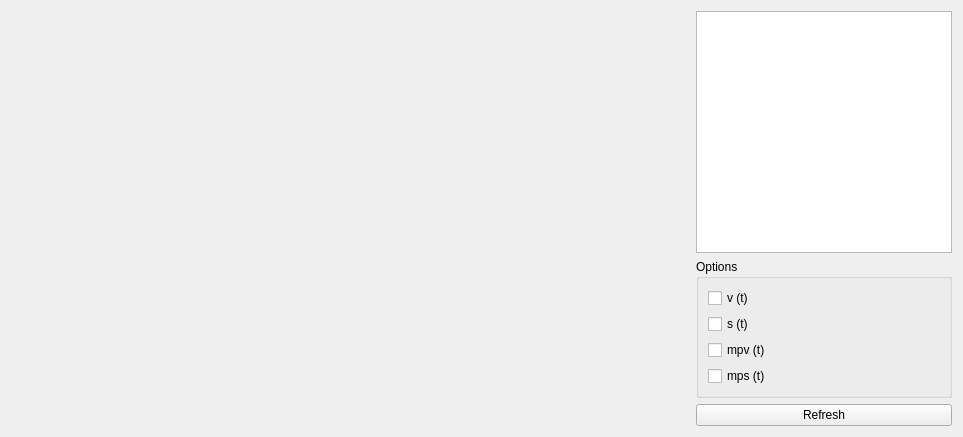
<?xml version="1.0" encoding="UTF-8"?>
<ui version="4.0">
 <class>Form</class>
 <widget class="QWidget" name="Form">
  <property name="geometry">
   <rect>
    <x>0</x>
    <y>0</y>
    <width>963</width>
    <height>437</height>
   </rect>
  </property>
  <property name="windowTitle">
   <string>Form</string>
  </property>
  <layout class="QHBoxLayout" name="horizontalLayout">
   <item>
    <widget class="QWidget" name="widget" native="true">
     <property name="sizePolicy">
      <sizepolicy hsizetype="Preferred" vsizetype="Preferred">
       <horstretch>1</horstretch>
       <verstretch>0</verstretch>
      </sizepolicy>
     </property>
     <property name="minimumSize">
      <size>
       <width>500</width>
       <height>300</height>
      </size>
     </property>
     <layout class="QHBoxLayout" name="horizontalLayout_2">
      <item>
       <layout class="QVBoxLayout" name="plotLayout"/>
      </item>
     </layout>
    </widget>
   </item>
   <item>
    <layout class="QVBoxLayout" name="verticalLayout_2">
     <item>
      <widget class="QListWidget" name="carListWidget"/>
     </item>
     <item>
      <widget class="QGroupBox" name="groupBox">
       <property name="title">
        <string>Options</string>
       </property>
       <layout class="QVBoxLayout" name="verticalLayout">
        <item>
         <widget class="QCheckBox" name="v_t">
          <property name="text">
           <string>v (t)</string>
          </property>
         </widget>
        </item>
        <item>
         <widget class="QCheckBox" name="s_t">
          <property name="text">
           <string>s (t)</string>
          </property>
         </widget>
        </item>
        <item>
         <widget class="QCheckBox" name="mpv_t">
          <property name="text">
           <string>mpv (t)</string>
          </property>
         </widget>
        </item>
        <item>
         <widget class="QCheckBox" name="mps_t">
          <property name="text">
           <string>mps (t)</string>
          </property>
         </widget>
        </item>
       </layout>
      </widget>
     </item>
     <item>
      <widget class="QPushButton" name="btnRefresh">
       <property name="text">
        <string>Refresh</string>
       </property>
      </widget>
     </item>
    </layout>
   </item>
  </layout>
 </widget>
 <resources/>
 <connections/>
</ui>
